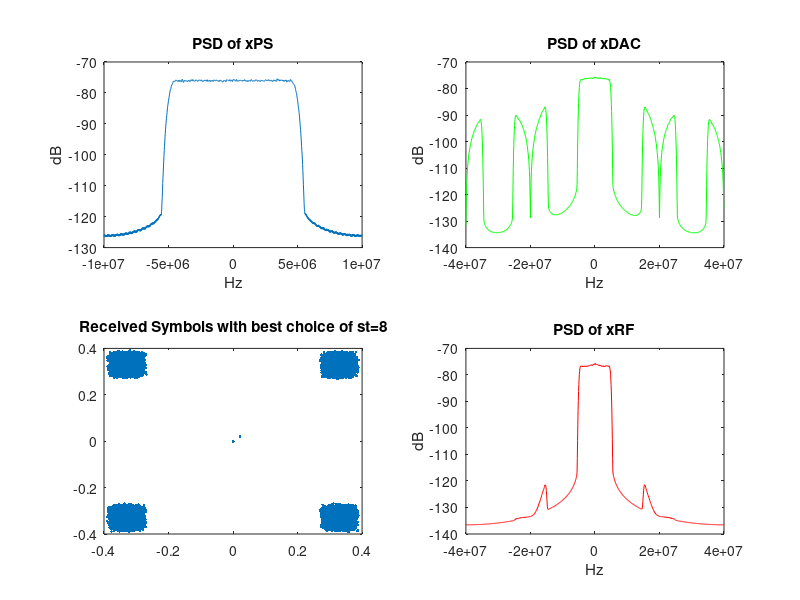
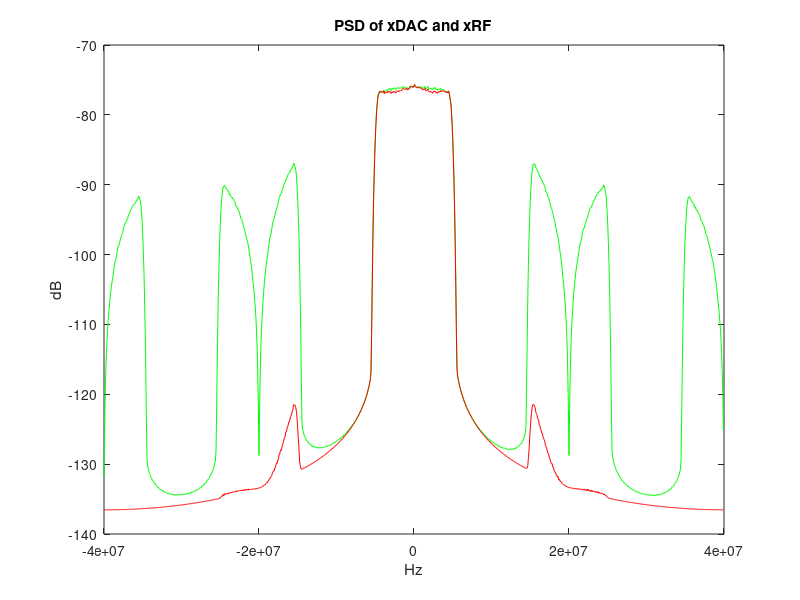
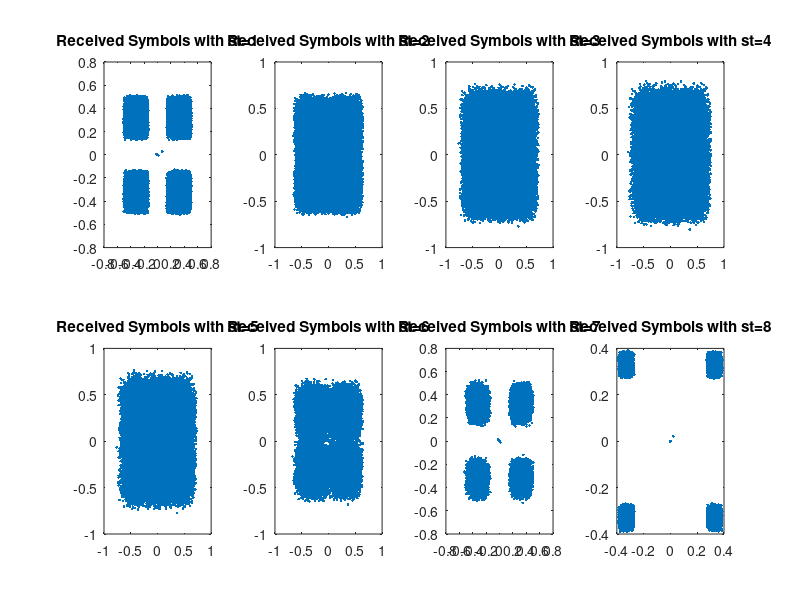
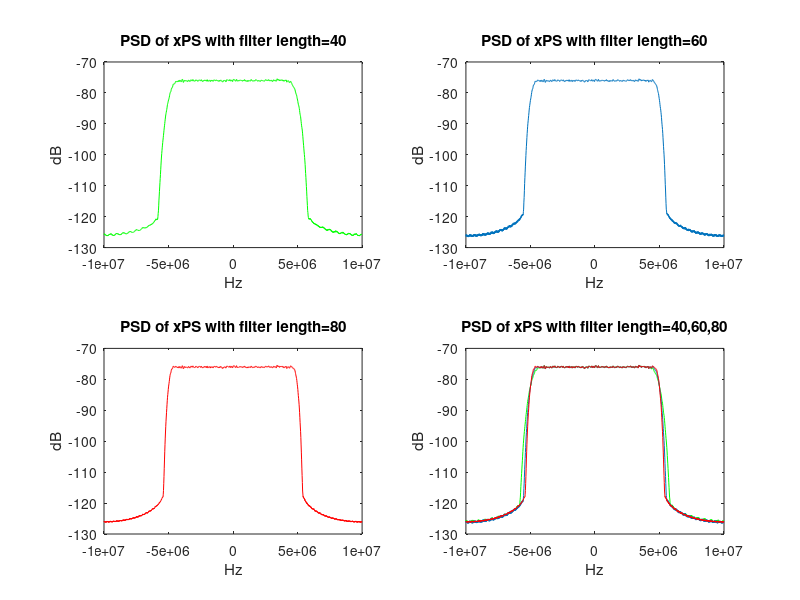

Write MATLAB code to recreate these figures, in order.
clear all;
%%%%%%%%%%%%%%%%%%%%%%%%%%%%%%%%%%%%%%%%%%%%%%%%%%%%%%%%%%%%%%%%%%%%%%%%%%%%%%%%%%%%%%%%%%%%%%%%%%%%%%%%%%%%%%%%%%%%%%%%%%%%%%%%%%%%%%%%%%%%%
QPSK_Symbol=exp(1i*[pi/4 3*pi/4 5*pi/4 7*pi/4]);                              % Creat QPSK_Symbol 
n=2^16;                                                                       % number of the sequence
x=QPSK_Symbol(randi(4,n,1));                                                  % Creat Sequence x
xUP=upsample(x,2);                                                            % upsample X to Xup
FIR=fir1(60,0.5);                                                             % Creat FIR
xPS=filter(FIR,1,xUP);                                                        % Creat Xps
%%%%%%%%%%%%%%%%%%%%%%%%%%%%%%%%%%%%%%%%%%%%%%%%%%%%%%%%%%%%%%%%%%%%%%%%%%%%%%%%%%%%%%%%%%%%%%%%%%%%%%%%%%%%%%%%%%%%%%%%%%%%%%%%%%%%%%%%%%%%%
nfft = 1024;                                                                  % PSD of xPS
fsym = 10e+6;
fsxps = 2*fsym;
[Sps,wps] = pwelch(xPS, [], [], nfft,fsxps);
Sps_db = 10*log10(Sps);
rwps(1:512) = wps(513:1024)-fsxps;
rwps(513:1024) = wps(1:512);
rSps_db(1:512) = Sps_db(513:1024);
rSps_db(513:1024) = Sps_db(1:512);
figure(1);
subplot(221);
plot(rwps,rSps_db);title('PSD of xPS');xlabel('Hz');ylabel('dB');
%%%%%%%%%%%%%%%%%%%%%%%%%%%%%%%%%%%%%%%%%%%%%%%%%%%%%%%%%%%%%%%%%%%%%%%%%%%%%%%%%%%%%%%%%%%%%%%%%%%%%%%%%%%%%%%%%%%%%%%%%%%%%%%%%%%%%%%%%%%%%
xDAC=upsample(xPS,4)+upsample(xPS,4,1)+upsample(xPS,4,2)+upsample(xPS,4,3);   % Creat xDAC
ovPS = 2;                                                                     % pulse shape oversampling ratio
ovRF = 4;                                                                     % RF oversampling ratio
nfiltRF = 3;                                                                  % filter order
ripRF = 0.5;                                                                  % passband ripple
wpRF = 1/ovPS/ovRF;                                                           % digital cutoff
[bRF,aRF] = cheby1(nfiltRF,ripRF,wpRF);
xRF = filter(bRF, aRF, xDAC);                                                 % filter the signal
%%%%%%%%%%%%%%%%%%%%%%%%%%%%%%%%%%%%%%%%%%%%%%%%%%%%%%%%%%%%%%%%%%%%%%%%%%%%%%%%%%%%%%%%%%%%%%%%%%%%%%%%%%%%%%%%%%%%%%%%%%%%%%%%%%%%%%%%%%%%%                                                  
fsxdac=4*fsxps;                                                               % PSD of xDAC  
[Sdac,wdac] = pwelch(xDAC, [], [], nfft,fsxdac);
Sdac_db=10*log10(Sdac);
rwdac(1:512) = wdac(513:1024)-fsxdac;
rwdac(513:1024) = wdac(1:512);
rSdac_db(1:512) = Sdac_db(513:1024);
rSdac_db(513:1024) = Sdac_db(1:512);
figure(1);
subplot(222);
plot(rwdac,rSdac_db,'g');title('PSD of xDAC');xlabel('Hz');ylabel('dB');                                                                                               
[Srf,wrf] = pwelch(xRF, [], [], nfft,fsxdac);                                 % PSD of xRF
Srf_db=10*log10(Srf);
rwrf(1:512) = wrf(513:1024)-fsxdac;
rwrf(513:1024) = wrf(1:512);
rSrf_db(1:512) = Srf_db(513:1024);
rSrf_db(513:1024) = Srf_db(1:512);
figure(1);
subplot(224);
plot(rwrf,rSrf_db,'r');title('PSD of xRF');xlabel('Hz');ylabel('dB');
%%%%%%%%%%%%%%%%%%%%%%%%%%%%%%%%%%%%%%%%%%%%%%%%%%%%%%%%%%%%%%%%%%%%%%%%%%%%%%%%%%%%%%%%%%%%%%%%%%%%%%%%%%%%%%%%%%%%%%%%%%%%%%%%%%%%%%%%%%%%%  
figure(2);                                                                    % PSD of xDAC and xRF in single plot
plot(rwdac,rSdac_db,'g',rwrf,rSrf_db,'r');
title('PSD of xDAC and xRF');xlabel('Hz');ylabel('dB');
%%%%%%%%%%%%%%%%%%%%%%%%%%%%%%%%%%%%%%%%%%%%%%%%%%%%%%%%%%%%%%%%%%%%%%%%%%%%%%%%%%%%%%%%%%%%%%%%%%%%%%%%%%%%%%%%%%%%%%%%%%%%%%%%%%%%%%%%%%%%% 
st = 8;                                                                       % Select a value from 1 to ovPS*ovRF=8
yRX = xRF(st:ovPS*ovRF:end);                                                  % subsample the RF output
figure(1);
subplot(223);
plot(yRX, '.');                                                               % Plot the received samples
title('Received Symbols with best choice of st=8');
%%%%%%%%%%%%%%%%%%%%%%%%%%%%%%%%%%%%%%%%%%%%%%%%%%%%%%%%%%%%%%%%%%%%%%%%%%%%%%%%%%%%%%%%%%%%%%%%%%%%%%%%%%%%%%%%%%%%%%%%%%%%%%%%%%%%%%%%%%%%%
figure(3);                                                                    % Plot the received symbols with different st
subplot(241);
st = 1;                                                                       % Select a value from 1 to ovPS*ovRF=8
yRX = xRF(st:ovPS*ovRF:end);                                                  % subsample the RF output
plot(yRX, '.');                                                               % Plot the samples
title('Received Symbols with st=1');
subplot(242);
st = 2;                                                                       % Select a value from 1 to ovPS*ovRF=8
yRX = xRF(st:ovPS*ovRF:end);                                                  % subsample the RF output
plot(yRX, '.');                                                               % Plot the samples
title('Received Symbols with st=2');
subplot(243);
st = 3;                                                                       % Select a value from 1 to ovPS*ovRF=8
yRX = xRF(st:ovPS*ovRF:end);                                                  % subsample the RF output
plot(yRX, '.');                                                               % Plot the samples
title('Received Symbols with st=3');
subplot(244);
st = 4;                                                                       % Select a value from 1 to ovPS*ovRF=8
yRX = xRF(st:ovPS*ovRF:end);                                                  % subsample the RF output
plot(yRX, '.');                                                               % Plot the samples
title('Received Symbols with st=4');
subplot(245);
st = 5;                                                                       % Select a value from 1 to ovPS*ovRF=8
yRX = xRF(st:ovPS*ovRF:end);                                                  % subsample the RF output
plot(yRX, '.');                                                               % Plot the samples
title('Received Symbols with st=5');
subplot(246);
st = 6;                                                                       % Select a value from 1 to ovPS*ovRF=8
yRX = xRF(st:ovPS*ovRF:end);                                                  % subsample the RF output
plot(yRX, '.');                                                               % Plot the samples
title('Received Symbols with st=6');
subplot(247);
st = 7;                                                                       % Select a value from 1 to ovPS*ovRF=8
yRX = xRF(st:ovPS*ovRF:end);                                                  % subsample the RF output
plot(yRX, '.');                                                               % Plot the samples
title('Received Symbols with st=7');
subplot(248);
st = 8;                                                                       % Select a value from 1 to ovPS*ovRF=8
yRX = xRF(st:ovPS*ovRF:end);                                                  % subsample the RF output
plot(yRX, '.');                                                               % Plot the samples
title('Received Symbols with st=8');
%%%%%%%%%%%%%%%%%%%%%%%%%%%%%%%%%%%%%%%%%%%%%%%%%%%%%%%%%%%%%%%%%%%%%%%%%%%%%%%%%%%%%%%%%%%%%%%%%%%%%%%%%%%%%%%%%%%%%%%%%%%%%%%%%%%%%%%%%%%%%
bit_rate = log2(4)*fsym                                                       % Caculate the bit rate
M = mean(rSps_db(257:769));                                                   % First method to find fc and percentage                                                 
M_fc = M-40;
fc_positive = interp1(rSps_db(719:819),rwps(719:819),M_fc,'spline');
fc_negative = interp1(rSps_db(207:307),rwps(207:307),M_fc,'spline');
fc_method1 = (fc_positive-fc_negative)/2
occupied_bandwidth_2fc_method1 = 2*fc_method1
percentage_method1 = (2*fc_method1-fsym)/fsym
fc_method2 = 2*fsym*sum(rSps_db>M_fc)/1024/2                                  % Second method to find fc and percentage 
occupied_bandwidth_2fc_method2 = 2*fc_method2
percentage_method2 = (2*fc_method2-fsym)/fsym
%%%%%%%%%%%%%%%%%%%%%%%%%%%%%%%%%%%%%%%%%%%%%%%%%%%%%%%%%%%%%%%%%%%%%%%%%%%%%%%%%%%%%%%%%%%%%%%%%%%%%%%%%%%%%%%%%%%%%%%%%%%%%%%%%%%%%%%%%%%%%
%%%%%%%%%%%%%%%%%%%%%%%%%%%%%%%%%%                            diferent filter length                    %%%%%%%%%%%%%%%%%%%%%%%%%%%%%%%%%%%%%
%%%%%%%%%%%%%%%%%%%%%%%%%%%%%%%%%%%%%%%%%%%%%%%%%%%%%%%%%%%%%%%%%%%%%%%%%%%%%%%%%%%%%%%%%%%%%%%%%%%%%%%%%%%%%%%%%%%%%%%%%%%%%%%%%%%%%%%%%%%%%
FIR_fl40=fir1(40,0.5);                                                        % Different filter length = 40 
xPS_fl40=filter(FIR_fl40,1,xUP);        
[Sps_fl40,wps_fl40] = pwelch(xPS_fl40, [], [], nfft,fsxps);
Sps_fl40_db = 10*log10(Sps_fl40);
rwps_fl40(1:512) = wps_fl40(513:1024)-fsxps;
rwps_fl40(513:1024) = wps_fl40(1:512);
rSps_fl40_db(1:512) = Sps_fl40_db(513:1024);
rSps_fl40_db(513:1024) = Sps_fl40_db(1:512);
FIR_fl80=fir1(80,0.5);                                                        % Different filter length = 80 
xPS_fl80=filter(FIR_fl80,1,xUP);        
[Sps_fl80,wps_fl80] = pwelch(xPS_fl80, [], [], nfft,fsxps);
Sps_fl80_db = 10*log10(Sps_fl80);
rwps_fl80(1:512) = wps_fl80(513:1024)-fsxps;
rwps_fl80(513:1024) = wps_fl80(1:512);
rSps_fl80_db(1:512) = Sps_fl80_db(513:1024);
rSps_fl80_db(513:1024) = Sps_fl80_db(1:512);
figure(4);                                                                    % Plot the PSD of xPS with different filter length 
subplot(222);
plot(rwps,rSps_db);
title('PSD of xPS with filter length=60');xlabel('Hz');ylabel('dB');
subplot(221);
plot(rwps_fl40,rSps_fl40_db,'g');
title('PSD of xPS with filter length=40');xlabel('Hz');ylabel('dB');
subplot(223);
plot(rwps_fl80,rSps_fl80_db,'r');
title('PSD of xPS with filter length=80');xlabel('Hz');ylabel('dB');
subplot(224);
plot(rwps_fl40,rSps_fl40_db,'g',rwps,rSps_db,rwps_fl80,rSps_fl80_db,'r');
title('PSD of xPS with filter length=40,60,80');xlabel('Hz');ylabel('dB');
%%%%%%%%%%%%%%%%%%%%%%%%%%%%%%%%%%%%%%%%%%%%%%%%%%%%%%%%%%%%%%%%%%%%%%%%%%%%%%%%%%%%%%%%%%%%%%%%%%%%%%%%%%%%%%%%%%%%%%%%%%%%%%%%%%%%%%%%%%%%%
M_fl40 = mean(rSps_fl40_db(257:769));                                         % Find fc and percentage of different filter length = 40                                                
M_fc_fl40 = M_fl40-40;
fc_fl40 = 2*fsym*sum(rSps_fl40_db>M_fc_fl40)/1024/2;                                          
occupied_bandwidth_2fc_fl40 = 2*fc_fl40;
percentage_fl40 = (2*fc_fl40-fsym)/fsym
M_fl80 = mean(rSps_fl80_db(257:769));                                         % Find fc and percentage of different filter length = 80                                                
M_fc_fl80 = M_fl80-40;
fc_fl80 = 2*fsym*sum(rSps_fl80_db>M_fc_fl80)/1024/2;                                        
occupied_bandwidth_2fc_fl80 = 2*fc_fl80;
percentage_fl80 = (2*fc_fl80-fsym)/fsym
%%%%%%%%%%%%%%%%%%%%%%%%%%%%%%%%%%%%%%%%%%%%%%%%%%%%%%%%%%%%%%%%%%%%%%%%%%%%%%%%%%%%%%%%%%%%%%%%%%%%%%%%%%%%%%%%%%%%%%%%%%%%%%%%%%%%%%%%%%%%%                 